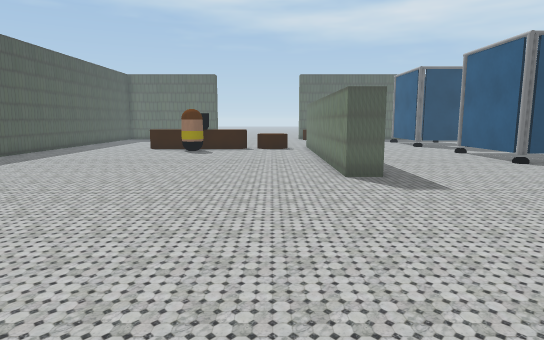
[1] (above)

21 first-person views from a walk through a 3-D level made in the Unity game engine. The camera is 1.5 m above the floor, tilts 8° down and sees 75° across. The floor is counted in squares, 1 m on a side. Each view is taken from the middle of a square. On the plan, view 1 faces up. The plan holds only what a view shows up to about 16 squares ahead; the rest is blank. The place goes on beyond the plan. Some surface patterns are stand-ins.

[2]
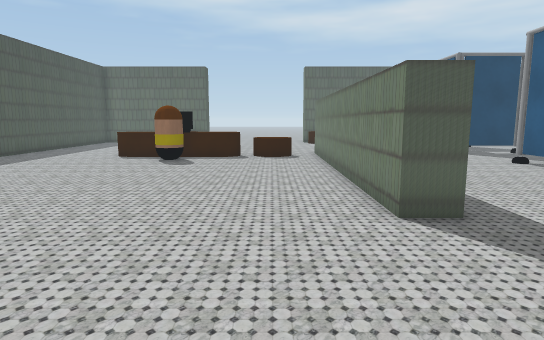

[3]
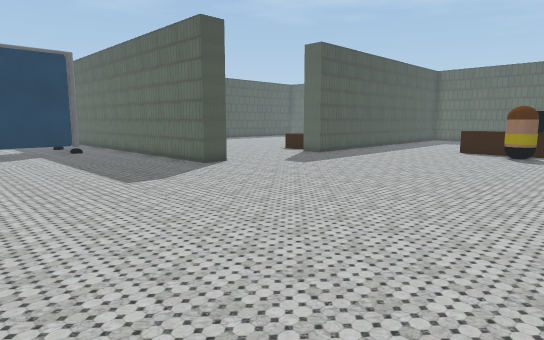

[4]
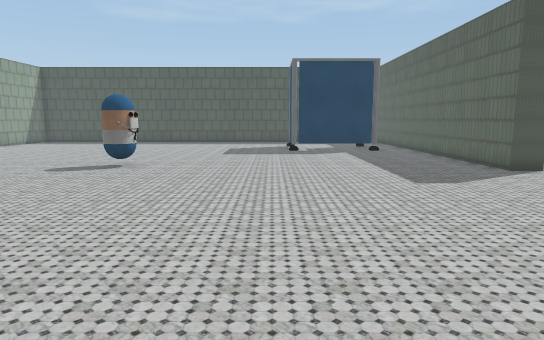

[5]
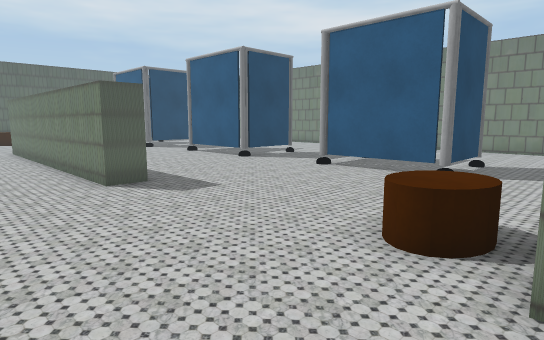

[6]
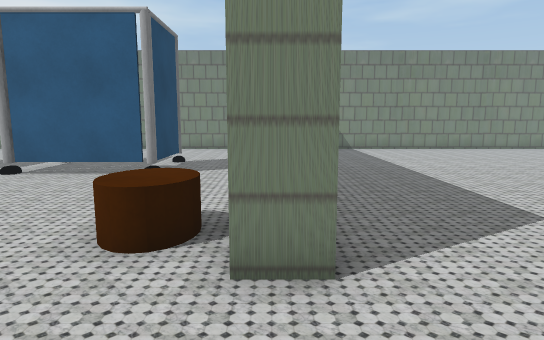

[7]
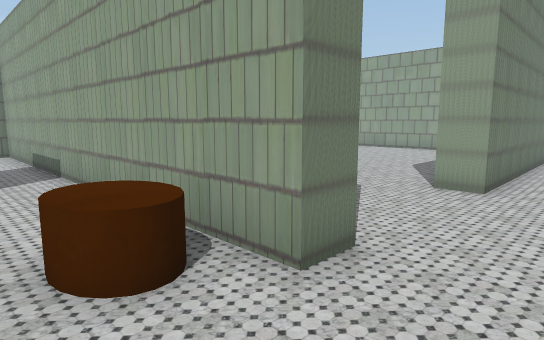

[8]
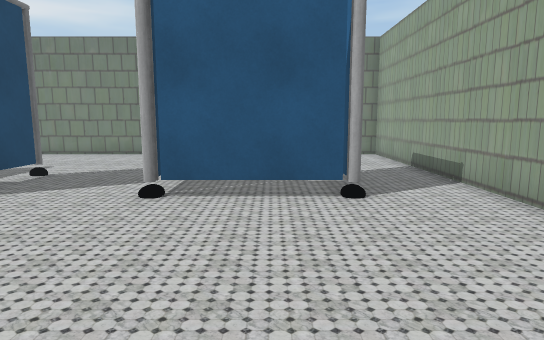

[9]
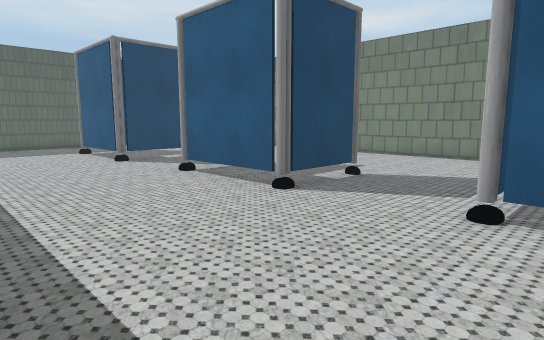

[10]
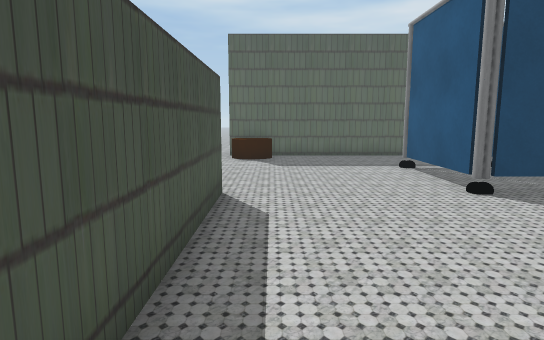

[11]
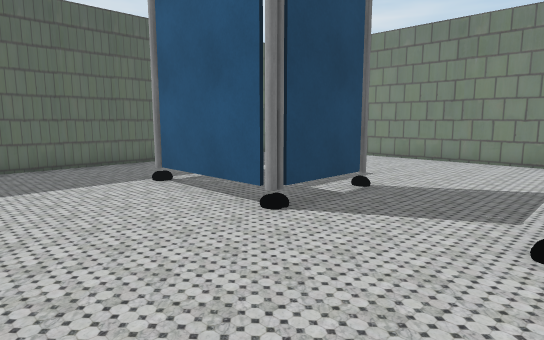

[12]
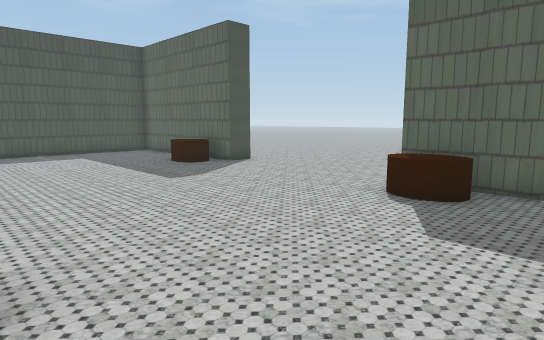

[13]
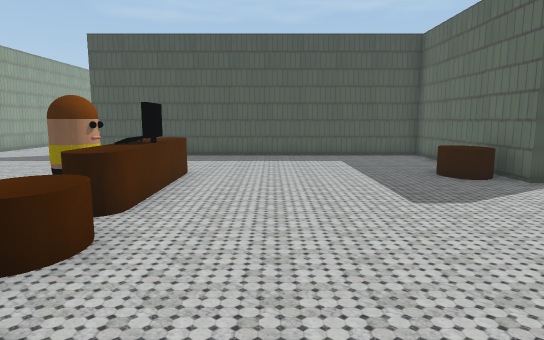

[14]
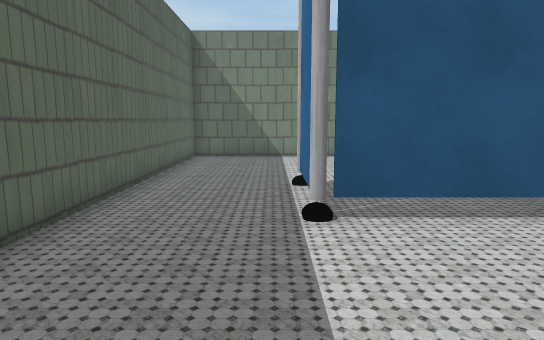

[15]
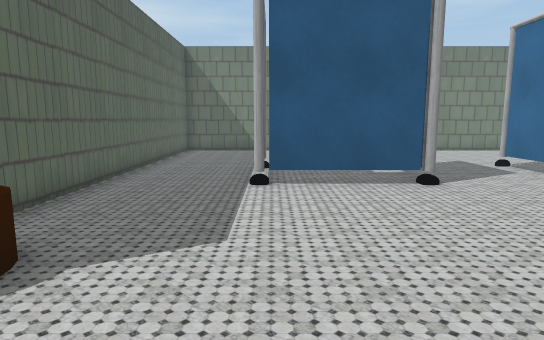

[16]
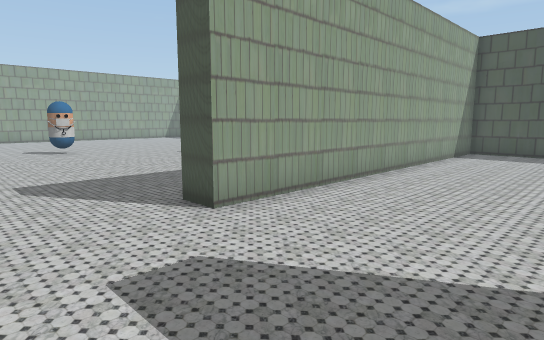

[17]
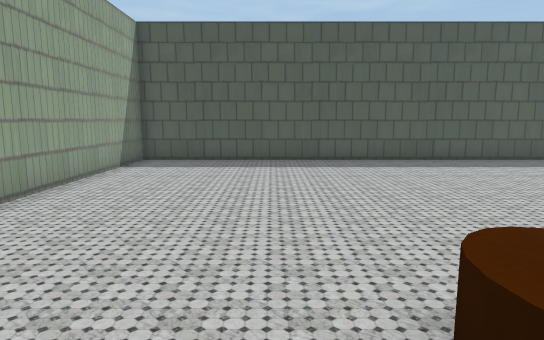

[18]
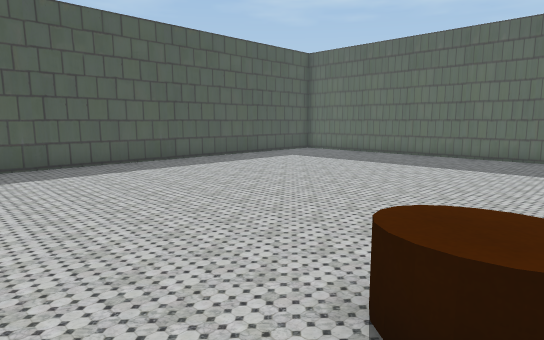

[19]
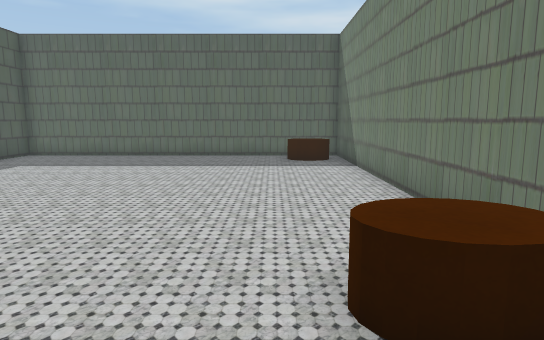

[20]
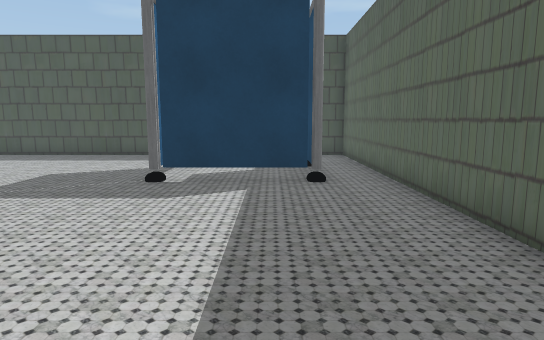

[21]
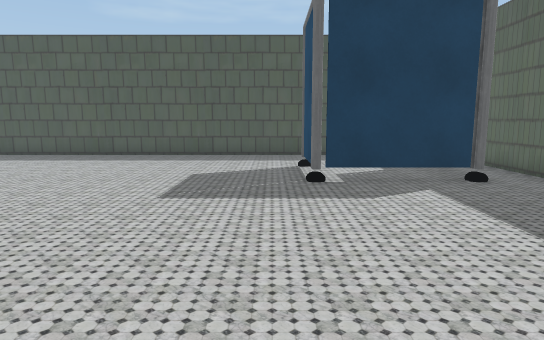

### Floor plan
Key: @ floor where view 1 was taken; # wall or solid block; . floor; ^ raised ledge; T thing the floor can be seen under or through; O other object.
Columns run from 26 left of view 1 to 18 right of it. Each row starts with its distance up from view 1.
 28 ######################.......################
 27 #...........OO##....OO.......OO.............#
 26  ...........OO##............................#
 25   ............##............................#
 24 #.............##..................O#OO......#
 23 #.............##..................T.........#
 22 #.............##..................T...  ....#
 21 #.............##..................T.........#
 20 #.............##..........O.##....O#OO......#
 19 #.............##....O^O^OOOO##..............#
 18 #............ ##......O.....##..............#
 17 #............ ##......O.....##............  #
 16 #...........OO #............##.....OO#O.....#
 15 #...........OO #............##.....#........#
 14 #...........................##.....#........#
 13 #...........................# .....#........#
 12 #...........................# .....OO#O.....#
 11 #...........................# ..............#
 10 #...........................# .............
  9 ###############.............##.........
  8 ###############....................O
  7 #..................................O...
  6       OO...........................O...
  5      ..T...........................#........#
  4      ..T...........................OOOO.....#
  3 # .....T.....................OO............ #
  2 #...O#OO.....................OO.............#
  1 #....................... ....################
  0 #.......................  @......
 -1 #.......................   ...........
 -2 #......................    ..............
 -3 #....................      ...............
 -4 #............OO.....       .##............
 -5 #..................        .# ............
 -6 #.......  .......          .# ............
 -7 #......  .......           .# .... .......
 -8 #....    .....              # ....   .....

Where each view was taken, in squares from view 1:
view 1: 0 up, 0 right, facing up
view 2: 4 up, 0 right, facing up
view 3: 1 up, 1 left, facing up-left
view 4: 1 up, 1 left, facing left
view 5: 1 up, 1 left, facing up-right
view 6: 1 up, 1 left, facing right
view 7: 4 up, 0 right, facing down-right
view 8: 6 up, 2 right, facing right
view 9: 7 up, 3 right, facing up-right
view 10: 13 up, 4 right, facing up
view 11: 16 up, 4 right, facing up-right
view 12: 20 up, 6 right, facing up-left
view 13: 22 up, 4 right, facing left
view 14: 25 up, 3 right, facing right
view 15: 24 up, 0 right, facing right
view 16: 14 up, 8 left, facing down-left
view 17: 14 up, 12 left, facing left
view 18: 13 up, 13 left, facing up-left
view 19: 13 up, 15 left, facing up
view 20: 5 up, 10 left, facing left
view 21: 1 up, 10 left, facing left
